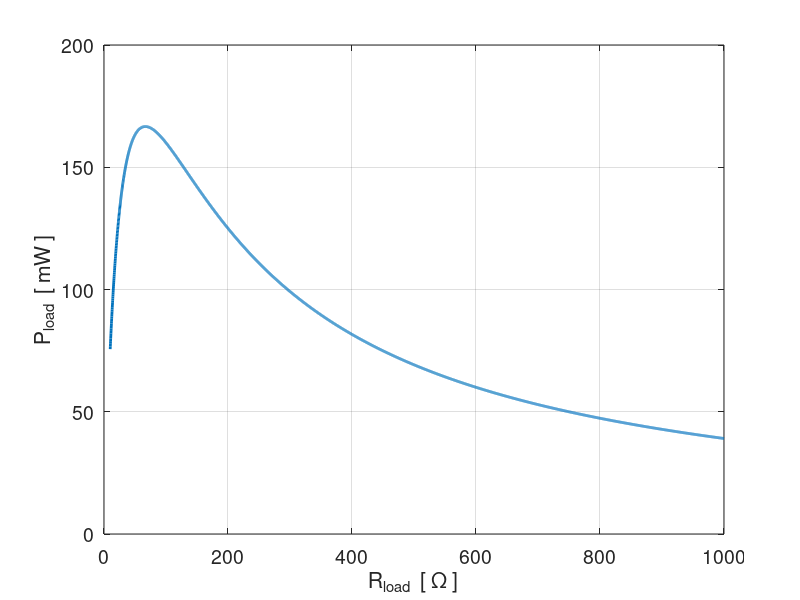

MATLAB code to generate this figure:
% CR002.m

% Modelling a simple voltage divider circuit
% Maximum energy transfer from source to load

% Ian Cooper
% School of Physics, University of Sydney
% email: ian.cooper@sydney.edu.au
% ../mphome.htm
% 171220




clear all
close all
clc

% INPUTS   ==============================================================
% source emf  
    emf = 10;
% Resistance values R1   R2    R3   R4   
    R = [0 100 200 400];
% Load resistance R4 = Rload
    RLmin = 10;        
    RLmax = 1000;
    N = 5000;

% CALCULATIONS   ========================================================
   Vm = [emf;0];
   Rm(1,1) = R(1) + R(2 )+ R(3);
   Rm(1,2) = -R(3);
   Rm(2,1) =  R(3);
  
   PLoad = zeros(N,1);
   RLoad = linspace(RLmin,RLmax,N);
   
for c = 1 : N
  R(4) = RLoad(c);
  Rm(2,2) = -(R(3) + R(4));
  Im = Rm \ Vm;
  IR(1) = Im(1);
  IR(2) = Im(1);
  IR(3) = Im(1)- Im(2);
  IR(4) = Im(2);
  V = IR .* R;
  P = IR.^2 .* R;
  PLoad(c) = P(4);
end


% DISPLAY RESULTS   ======================================================
   PLmax = max(PLoad)
   RLmax = RLoad(PLoad == PLmax)
   RLtheory = R(2)*R(3)/(R(2)+R(3))
   
   
% GRAPHICS   =============================================================
figure(1)
   pos = [0.1 0.1 0.25 0.35];
   set(gcf,'Units','normalized');
   set(gcf,'Position',pos);
   set(gcf,'color','w');
   
   xP = RLoad; yP = 1e3*PLoad;
   plot(xP,yP,'lineWidth',2);

   xlabel('R_{load}  [ \Omega ]');
   ylabel('P_{load}  [ mW ]');
   grid on
   set(gca,'Fontsize',14);
   
